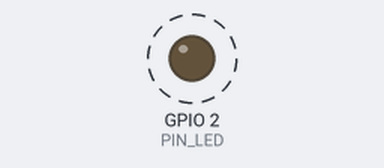
Bench run of a program on a simulated ESP32. Parts: output pins drawn as LEDs (lit = HIGH). Dashed ring = blinking. WiFi joins after 1.5 s; servers stay silent unless stated; what the program prints to the serial monitor is not drawn.

Above: at 2.7 s.
Timing chart, 0 to 5.5 s (numbered marks = the images above):
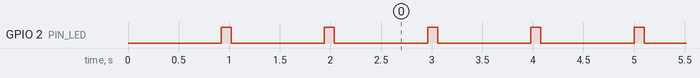

The program:

main.cpp
```cpp
/*
 *
 *
 */

#include <Arduino.h>
#include <ArduinoJson.h>

#include <my_led.h>
#include <my_serial.h>
#include <my_wifi.h>


void setup()
{
	my_led_init();//LED 指示灯初始化
	my_seial_init(115200);//串口初始化
	my_wifi_init();//连接到wifi
}


void loop(void)
{
	my_web_sever_loop();
	delay(10);
}
```

my_led.h
```cpp
extern int led_sta;

extern void my_led_run(int sta);
extern void my_led_init(void);
```

my_serial.h
```cpp
extern void my_seial_init(int band);
```

my_wifi.h
```cpp
extern void my_wifi_init(void);
extern void my_web_sever_loop(void);
```

my_led.cpp
```cpp
#include <Arduino.h>
#include <Ticker.h>
#include <my_led.h>


// LED 引脚配置
#define PIN_LED 2
#define my_led_off  digitalWrite(PIN_LED,LOW)
#define my_led_on   digitalWrite(PIN_LED,HIGH)

int led_sta = 0;
Ticker tickerLedrun;

void my_led_sta(void)
{
    my_led_run(led_sta);
}

void my_led_init(void)
{
    // LED引脚初始化
	pinMode(PIN_LED, OUTPUT);

	// 定时执行函数, 感觉相当于多线程了
	tickerLedrun.attach_ms(20, my_led_sta);
}


/********************************************************
 * LED指示灯闪烁函数
*********************************************************/
int lastTime = 0, currTime = 0;
void my_led_run(int sta)
{
    currTime = millis();
    switch(sta)
    {
		case 0:
			if((currTime - lastTime) > 1000)
			{
				lastTime = currTime;
				my_led_off;//关闭LED
			}
			else if((currTime - lastTime) > 900)
			{
				my_led_on;//点亮LED
			}
			else
			{
				my_led_off;//关闭LED
			}
		break;
		case 1:
			if((currTime - lastTime) > 1000)
			{
				lastTime = currTime;
				my_led_off;//关闭LED
			}
			else if((currTime - lastTime) > 500)
			{
				my_led_on;//点亮LED
			}
			else
			{
				my_led_off;//关闭LED
			}
		break;
		case 2:
			if((currTime - lastTime) > 2000)
			{
				lastTime = currTime;
				my_led_off;
			}
			else if((currTime - lastTime) > 1900)
			{
				my_led_on;
			}
			else if((currTime - lastTime) > 1800)
			{
				my_led_off;
			}
			else if((currTime - lastTime) > 1700)
			{
				my_led_on;
			}
			else
			{
				my_led_off;
			}
		break;
		default:
			my_led_on;
		break;
    }
}
```

my_serial.cpp
```cpp
#include <Arduino.h>
#include <my_serial.h>


void my_seial_init(int band)
{
    Serial.begin(band);
}
```

my_wifi.cpp
```cpp
/**
 * Demo：
 *    演示web Server功能
 *    打开PC浏览器 输入IP地址。请求web server
 * @author Tigerots
 * @date 2020/01/29
 */

#include <WiFi.h>
#include <Arduino.h>

#include <my_led.h>
#include <my_serial.h>

// Wifi 连接配置
const char* ssid = "Tigerots";//wifi账号 这里需要修改
const char* password = "9955995599";//wifi密码 这里需要修改

// TCP 目标地址
const uint16_t port = 9000;
const char * host = "192.168.31.138";

//创建一个tcp client连接
WiFiClient client;

/*  Tcp status:
 *			CLOSED      = 0,
 *          LISTEN      = 1,
 *          SYN_SENT    = 2,
 *          SYN_RCVD    = 3,
 *          ESTABLISHED = 4,
 *          FIN_WAIT_1  = 5,
 *          FIN_WAIT_2  = 6,
 *          CLOSE_WAIT  = 7,
 *          CLOSING     = 8,
 *          LAST_ACK    = 9,
 *          TIME_WAIT   = 10
*/
void my_web_sever_loop(void)
{
	Serial.print("connecting to ");
	Serial.printf("%s: %d\r", host, port);

	if (!client.connect(host, port))
	{
		Serial.println("connection failed");
		Serial.println("wait 5 sec...");
		delay(5000);
		return;
	}

	// 发送数据到Tcp server
	Serial.println("Send this data to server");
	client.println(String("Send this data to server"));

	//读取从server返回到响应数据
	String line = client.readStringUntil('\r');
	Serial.println(line);

	Serial.println("closing connection");
	client.stop();

	Serial.println("wait 5 sec...");
	delay(5000);
}

/*  wifi  status:
	255：WL_NO_SHIELD不用在意（兼容WiFi Shield而设计）
	0：WL_IDLE_STATUS正在WiFi工作模式间切换；
	1：WL_NO_SSID_AVAIL无法访问设置的SSID网络；
	2：WL_SCAN_COMPLETED扫描完成；
	3：WL_CONNECTED连接成功；
	4：WL_CONNECT_FAILED连接失败；
	5：WL_CONNECTION_LOST丢失连接；
	6：WL_DISCONNECTED断开连接；
*/
void my_wifi_init(void)
{
	Serial.println();
	Serial.printf("Connecting to %s ", ssid);
	WiFi.mode(WIFI_STA);
	WiFi.begin(ssid, password);
	while (WiFi.status() != WL_CONNECTED)
	{
		delay(500);
		Serial.print(".");
	}
	delay(1000);
	Serial.println();
	Serial.println("=== Wifi is connected : ===");
	Serial.print("wifi  status: ");
	Serial.println(WiFi.status());
	Serial.print("localIP address: ");
	Serial.println(WiFi.localIP());
	Serial.print("gatewayIP  address: ");
	Serial.println(WiFi.gatewayIP());
	Serial.print("subnetMask  address: ");
	Serial.println(WiFi.subnetMask());
	Serial.print("dnsIP  address: ");
	Serial.println(WiFi.dnsIP());
	Serial.printf("RSSI: %d dBm\n", WiFi.RSSI());
	Serial.println();

}
```

Measured:
- by itself, GPIO 2 (PIN_LED): alternates HIGH for 0.10 s and LOW for 0.92 s
